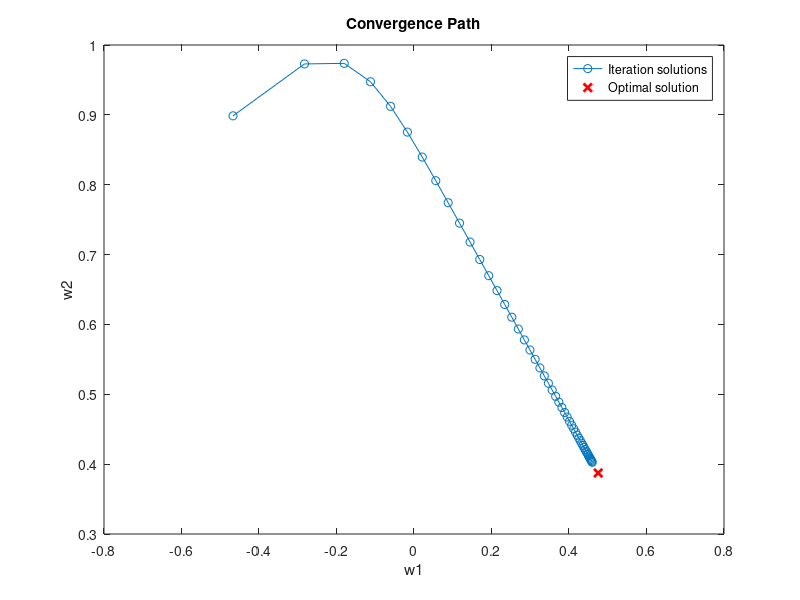
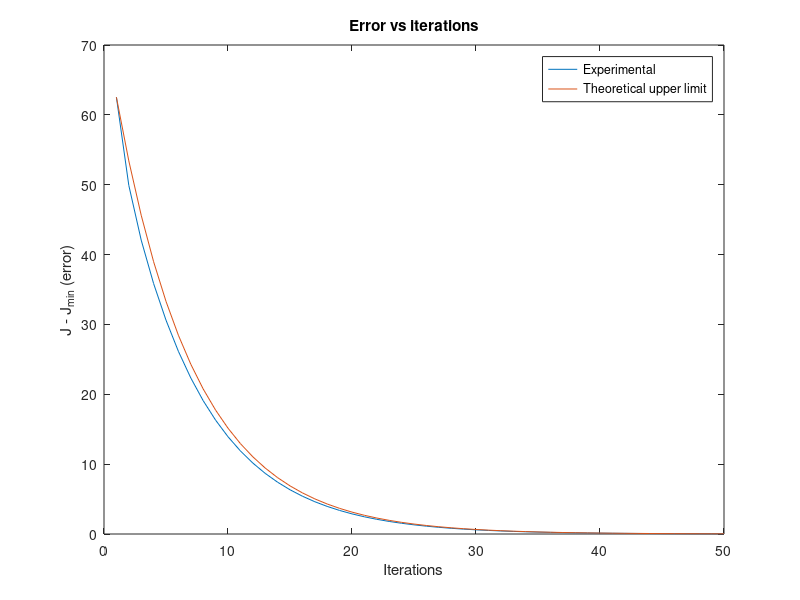

Source code (MATLAB) for these figures, in order:
clear all, close all, clc;

% ==================== Description of the script ==========================

% The gradient_descent_visualizer script has been implemented to show the
% convergence path for a test case and J − Jmin as a function of the 
% number of iterations

addpath library

num_iter = 50;

% ========== Arguments gd ==========

x = rand(1,randi([100,200]));
M = 2;
max_num_iter = num_iter;

% ========== Function gd ==========

% compute optimal solution using "lpc"
w_o_opt = lpc(x, M);
w_o_opt = -w_o_opt(2:end)';

% calculate autocorrelation
p = xcorr(x, M);
p = p(M+1:end)'; % biased autocorrelation

R = toeplitz(p(1:end-1)); % toeplitz matrix of the autocorrelation

N2 = length(x)^2;
sigma_d = var(x);
J_min = N2*sigma_d - p(2:end)' * linsolve(R, p(2:end));
J_min_normalized = J_min/N2;

eigs_R = eig(R); % eigenvalues of R matrix (excluding the first row and column)
factor = 0.3; % converges if factor < 1
mu_max = 2/max(eigs_R); % maximum value of mu for gradient descent
mu = factor * mu_max; % learning rate for gradient descent
assert(mu < 0.1)

% computing theoretical upper limit of error vs iterations
lambda_min = min(eigs_R);
% tau = 1 / 2 / mu / lambda_min; % approximated formula
tau = -1/(2 * log(1 - mu*lambda_min));

% initialize coefficients to random values between -1 and 1
w_o = 2*rand(1,M)'-1;

% init iteration solutions
w_o_partial = zeros(num_iter,M);
J_partial = zeros(num_iter,1);

grad = 1;
num_iter = 0;

% perform gradient descent
while num_iter < max_num_iter
    % update coefficients
    grad = (p(2:end) - R * w_o);
    w_o = w_o + mu*grad;
    w_o_partial(num_iter+1,:) = w_o;
    J_partial(num_iter+1) = J_min + (w_o - w_o_opt)' * R(2:end,2:end) * (w_o - w_o_opt);
    num_iter = num_iter + 1;
end

J_partial_normalized = J_partial / N2;
J_partial_ratio = J_partial_normalized / J_min_normalized;

disp(['Jmin = ' num2str(J_min_normalized, '%.12f') ...
    ', last J = ' num2str(J_partial_normalized(max_num_iter), '%.12f') ...
    ', last ratio = ' num2str(J_partial_ratio(max_num_iter), '%.12f')])

w1 = w_o_partial(:,1);
w2 = w_o_partial(:,2);

% plot solution vectors
plot(w1,w2,'-o');
hold on;
plot(w_o_opt(1),w_o_opt(2),'rx','LineWidth',2);

hold off;
xlabel('w1');
ylabel('w2');
title('Convergence Path');
legend('Iteration solutions', 'Optimal solution');

amp = J_partial(1) - J_min(1);
iter_axis = 1:num_iter;
exponential = amp*exp(-1/tau*(iter_axis - 1));

figure;
plot(iter_axis,J_partial - J_min);
hold on
plot(iter_axis,exponential)
title('Error vs iterations')
xlabel('Iterations')
ylabel('J - J_{min} (error)')
legend('Experimental','Theoretical upper limit');